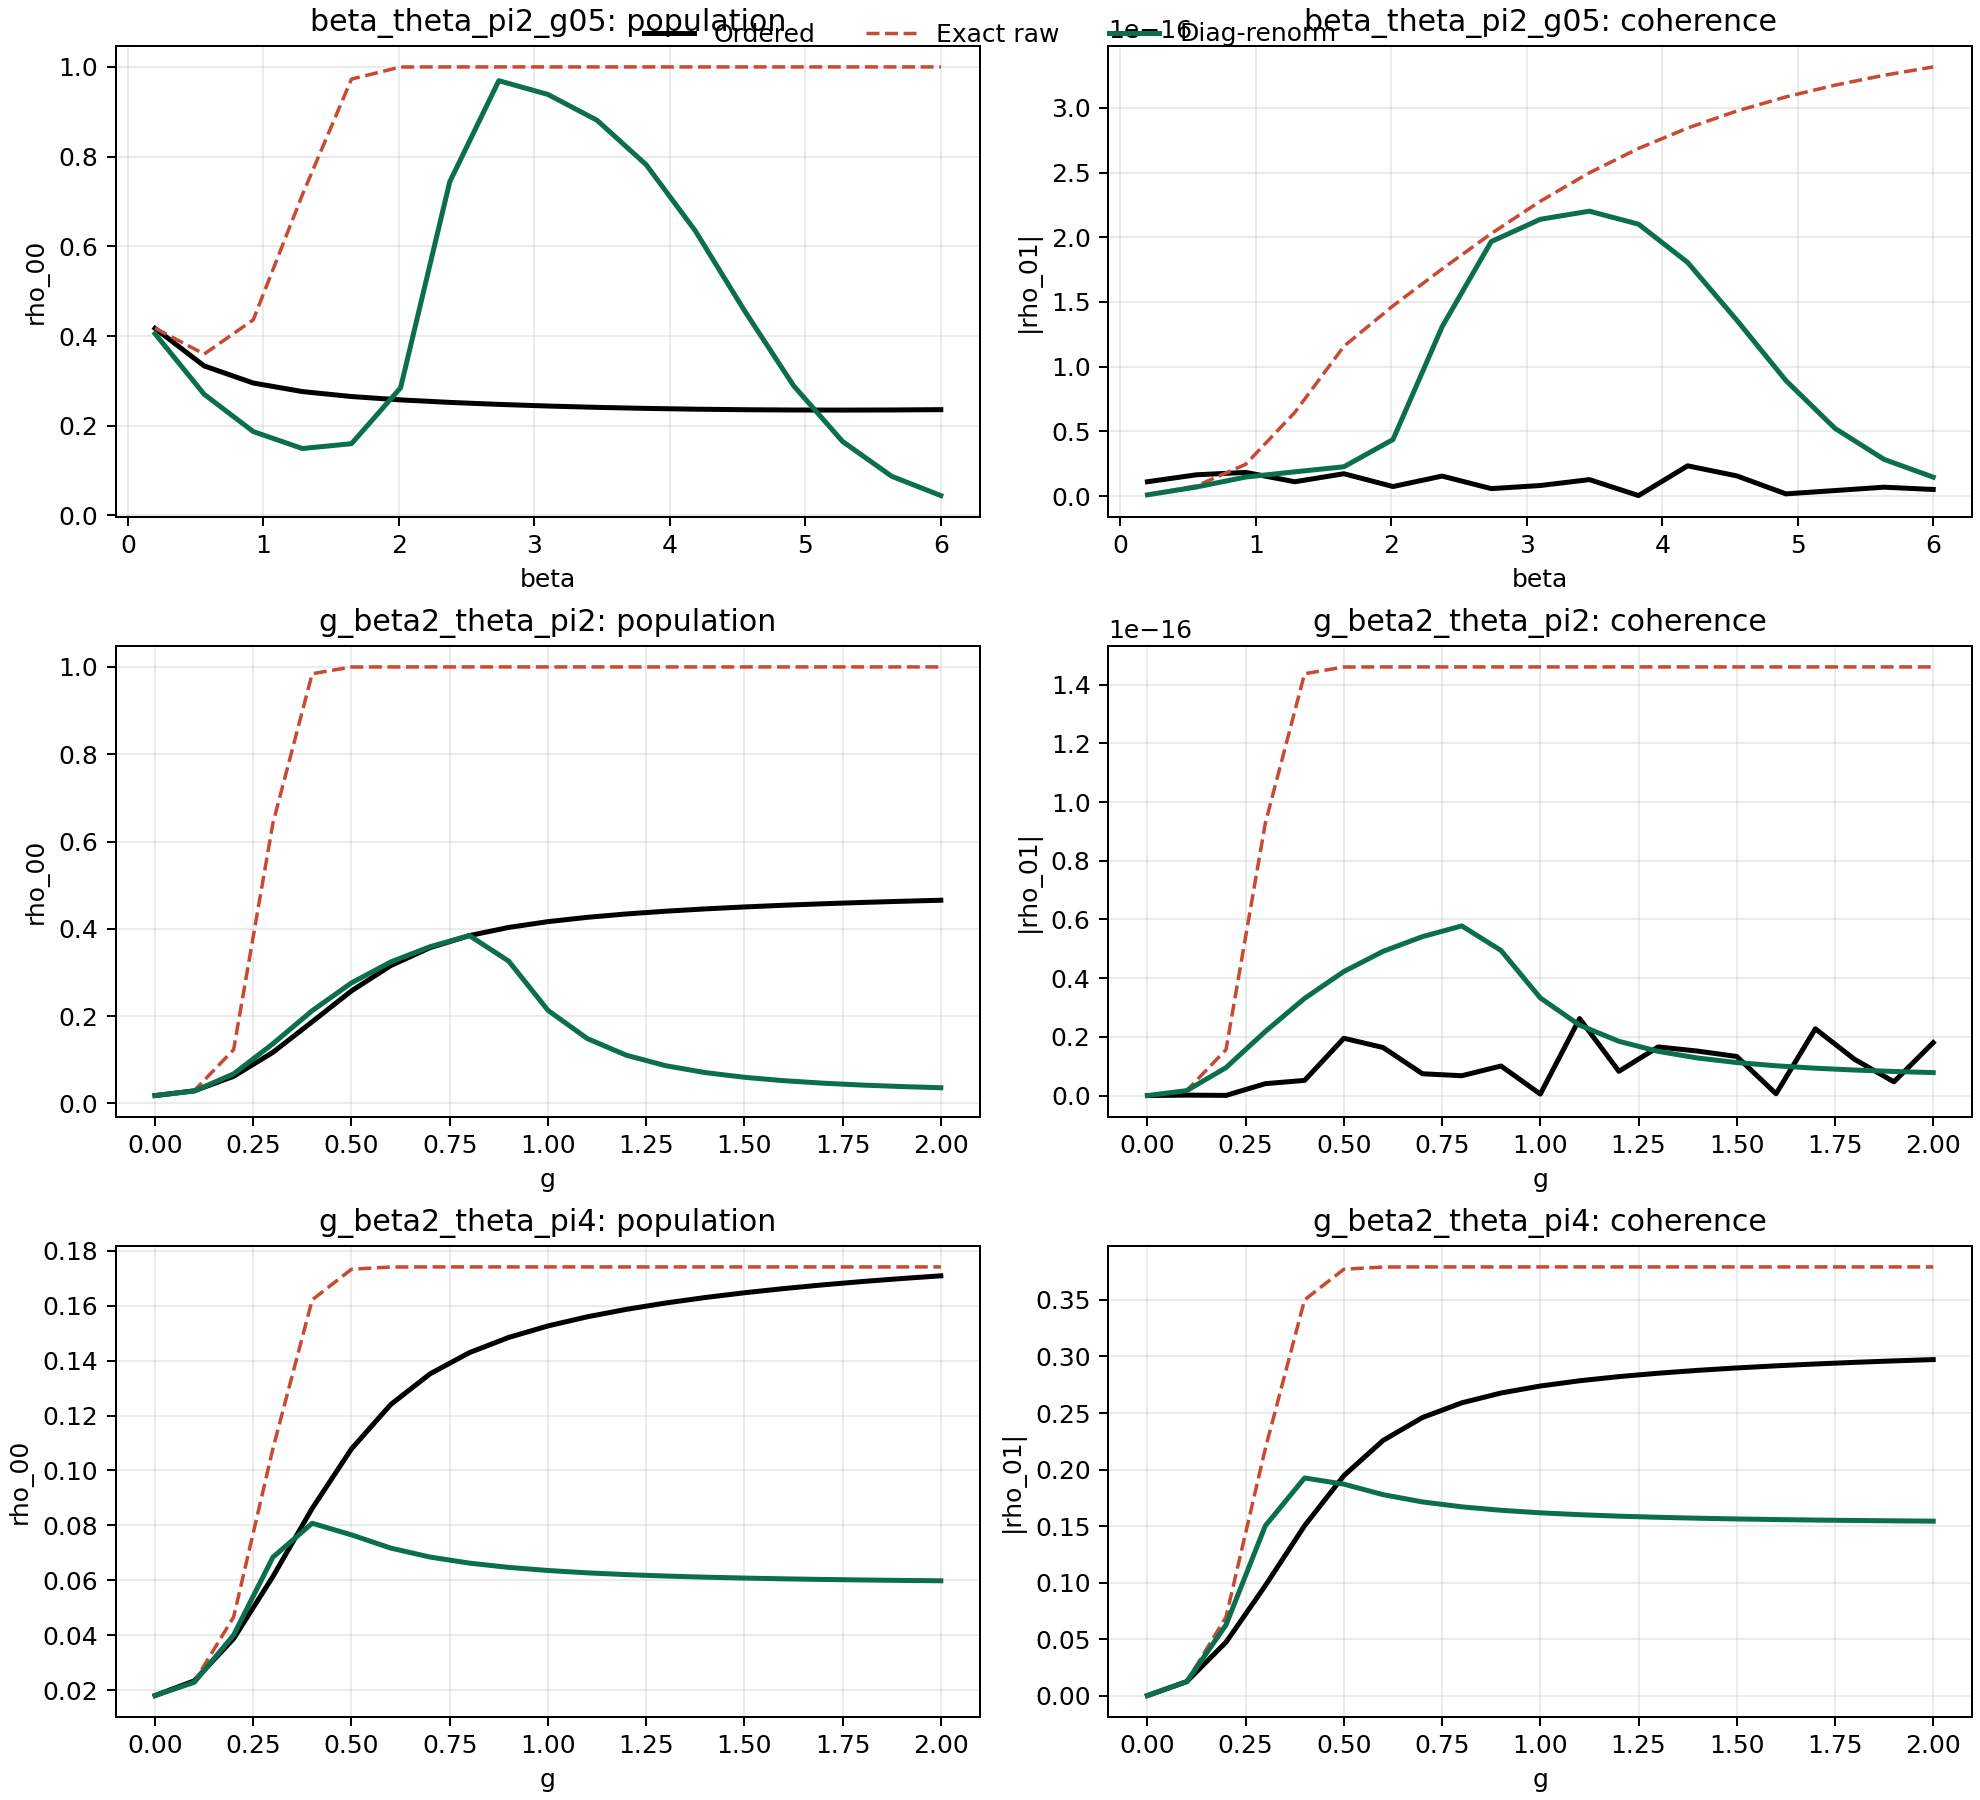

Source code (Python):
"""
Test a diagonal-rapidity renormalization inferred from mismatch trends.

Model:
  d_exact = atanh(u_exact), where u_exact = gamma * Delta_z
  d_eff   = s(g) * d_exact, s(g)=a/(1+b g^2)
  u_eff   = tanh(d_eff)

Then rebuild density components with unchanged transverse q channel.
"""

from __future__ import annotations

from dataclasses import dataclass
from pathlib import Path
from typing import Iterable

import matplotlib.pyplot as plt
import numpy as np
import pandas as pd

from hmf_model_comparison_standalone_codex_v1 import (
    BenchmarkConfig,
    extract_density,
    laplace_k0,
    ordered_gaussian_state,
    resonant_r0,
)


@dataclass
class Sweep:
    name: str
    param: str
    values: np.ndarray
    beta: float | None
    theta: float | None
    g: float | None


def _rmse(x: Iterable[float]) -> float:
    arr = np.asarray(list(x), dtype=float)
    return float(np.sqrt(np.mean(arr * arr))) if len(arr) else 0.0


def _clamp_u(u: float) -> float:
    return float(np.clip(u, np.nextafter(-1.0, 0.0), np.nextafter(1.0, 0.0)))


def _channels(cfg: BenchmarkConfig, g: float) -> tuple[float, float, float]:
    beta = float(cfg.beta)
    w = float(cfg.omega_q)
    c = float(np.cos(cfg.theta))
    s = float(np.sin(cfg.theta))
    g2 = float(g * g)

    k0_0 = laplace_k0(cfg, 0.0, 1201)
    k0_p = laplace_k0(cfg, w, 1201)
    k0_m = laplace_k0(cfg, -w, 1201)
    r_p = resonant_r0(cfg, w, 1201)
    r_m = resonant_r0(cfg, -w, 1201)

    sp = g2 * (c * s / w) * ((1.0 + np.exp(beta * w)) * k0_0 - 2.0 * k0_p)
    sm = g2 * (c * s / w) * ((1.0 + np.exp(-beta * w)) * k0_0 - 2.0 * k0_m)
    dz = g2 * (s * s) * 0.5 * (r_p - r_m)
    return float(sp), float(sm), float(dz)


def _u_q_exact(beta: float, omega_q: float, sp: float, sm: float, dz: float) -> tuple[float, float]:
    q0 = float(np.sqrt(max(sp * sm, 0.0)))
    chi = float(np.hypot(dz, q0))
    if chi <= 1e-15:
        return float(dz), float(q0)
    fac = float(np.tanh(chi) / chi)
    return float(fac * dz), float(fac * q0)


def _p00_coh_from_uq(beta: float, omega_q: float, u: float, q: float) -> tuple[float, float]:
    a = 0.5 * beta * omega_q
    t = float(np.tanh(a))
    den = 1.0 - u * t
    if abs(den) < 1e-15:
        den = 1e-15 if den >= 0.0 else -1e-15
    mz = (u - t) / den
    mx = (q / np.cosh(a)) / den
    p00 = float(np.clip(0.5 * (1.0 + mz), 0.0, 1.0))
    coh = float(0.5 * abs(mx))
    return p00, coh


def _scale_g_theta(g: float, theta: float, a_fit: float, b_fit: float) -> float:
    # Apply suppression mainly in the longitudinally dominated sector.
    s_g = float(a_fit / (1.0 + b_fit * g * g))
    w = float(np.sin(theta) ** 2)
    return float((1.0 - w) + w * s_g)


def main() -> None:
    out_dir = Path(__file__).resolve().parent
    scan_csv = out_dir / "hmf_diagonal_rapidity_renorm_scan_codex_v19.csv"
    summary_csv = out_dir / "hmf_diagonal_rapidity_renorm_summary_codex_v19.csv"
    fig_png = out_dir / "hmf_diagonal_rapidity_renorm_compare_codex_v19.png"
    log_md = out_dir / "hmf_diagonal_rapidity_renorm_log_codex_v19.md"

    # Fitted from v18 g-sweep at beta=2, theta=pi/2.
    a_fit = 1.040503
    b_fit = 13.45

    sweeps = [
        Sweep(
            name="g_beta2_theta_pi2",
            param="g",
            values=np.linspace(0.0, 2.0, 21),
            beta=2.0,
            theta=float(np.pi / 2.0),
            g=None,
        ),
        Sweep(
            name="beta_theta_pi2_g05",
            param="beta",
            values=np.linspace(0.2, 6.0, 17),
            beta=None,
            theta=float(np.pi / 2.0),
            g=0.5,
        ),
        Sweep(
            name="g_beta2_theta_pi4",
            param="g",
            values=np.linspace(0.0, 2.0, 21),
            beta=2.0,
            theta=float(np.pi / 4.0),
            g=None,
        ),
    ]

    rows: list[dict[str, float | str]] = []
    for sw in sweeps:
        for p in sw.values:
            beta = float(p) if sw.param == "beta" else float(sw.beta)
            theta = float(p) if sw.param == "theta" else float(sw.theta)
            g = float(p) if sw.param == "g" else float(sw.g)

            cfg = BenchmarkConfig(
                beta=beta,
                omega_q=2.0,
                theta=theta,
                n_modes=40,
                n_cut=1,
                omega_min=0.1,
                omega_max=10.0,
                q_strength=5.0,
                tau_c=0.5,
            )

            sp, sm, dz = _channels(cfg, g)
            u_ex, q_ex = _u_q_exact(beta, cfg.omega_q, sp, sm, dz)
            u_ex = _clamp_u(u_ex)
            p00_ex, coh_ex = _p00_coh_from_uq(beta, cfg.omega_q, u_ex, q_ex)

            d_ex = float(np.arctanh(u_ex))
            s = _scale_g_theta(g, theta, a_fit, b_fit)
            u_eff = float(np.tanh(s * d_ex))
            p00_eff, coh_eff = _p00_coh_from_uq(beta, cfg.omega_q, u_eff, q_ex)

            p00_ord, _p11_ord, coh_ord = extract_density(ordered_gaussian_state(cfg, g))

            rows.append(
                {
                    "sweep": sw.name,
                    "param_name": sw.param,
                    "param": float(p),
                    "beta": beta,
                    "theta": theta,
                    "g": g,
                    "ordered_p00": p00_ord,
                    "ordered_coh": coh_ord,
                    "exact_raw_p00": p00_ex,
                    "exact_raw_coh": coh_ex,
                    "diag_renorm_p00": p00_eff,
                    "diag_renorm_coh": coh_eff,
                    "raw_minus_ordered_p00": p00_ex - p00_ord,
                    "renorm_minus_ordered_p00": p00_eff - p00_ord,
                    "raw_minus_ordered_coh": coh_ex - coh_ord,
                    "renorm_minus_ordered_coh": coh_eff - coh_ord,
                    "diag_scale_sg": s,
                }
            )

    df = pd.DataFrame.from_records(rows).sort_values(["sweep", "param"]).reset_index(drop=True)

    summary_rows: list[dict[str, float | str]] = []
    for sweep, grp in df.groupby("sweep"):
        summary_rows.append(
            {
                "sweep": str(sweep),
                "rmse_raw_p00": _rmse(grp["raw_minus_ordered_p00"]),
                "rmse_renorm_p00": _rmse(grp["renorm_minus_ordered_p00"]),
                "rmse_raw_coh": _rmse(grp["raw_minus_ordered_coh"]),
                "rmse_renorm_coh": _rmse(grp["renorm_minus_ordered_coh"]),
            }
        )
    summary = pd.DataFrame.from_records(summary_rows).sort_values("sweep").reset_index(drop=True)

    df.to_csv(scan_csv, index=False)
    summary.to_csv(summary_csv, index=False)

    fig, axes = plt.subplots(3, 2, figsize=(11, 10), constrained_layout=True)
    for r, sweep in enumerate(summary["sweep"].tolist()):
        grp = df[df["sweep"] == sweep].sort_values("param")
        x = grp["param"].to_numpy(dtype=float)
        xlabel = grp["param_name"].iloc[0]

        ax = axes[r, 0]
        ax.plot(x, grp["ordered_p00"], color="black", linewidth=2.0, label="Ordered")
        ax.plot(x, grp["exact_raw_p00"], color="#C84B31", linestyle="--", linewidth=1.4, label="Exact raw")
        ax.plot(x, grp["diag_renorm_p00"], color="#0B6E4F", linewidth=2.0, label="Diag-renorm")
        ax.set_title(f"{sweep}: population")
        ax.set_xlabel(xlabel)
        ax.set_ylabel("rho_00")
        ax.grid(alpha=0.25)

        ax = axes[r, 1]
        ax.plot(x, grp["ordered_coh"], color="black", linewidth=2.0, label="Ordered")
        ax.plot(x, grp["exact_raw_coh"], color="#C84B31", linestyle="--", linewidth=1.4, label="Exact raw")
        ax.plot(x, grp["diag_renorm_coh"], color="#0B6E4F", linewidth=2.0, label="Diag-renorm")
        ax.set_title(f"{sweep}: coherence")
        ax.set_xlabel(xlabel)
        ax.set_ylabel("|rho_01|")
        ax.grid(alpha=0.25)

    handles, labels = axes[0, 0].get_legend_handles_labels()
    fig.legend(handles, labels, loc="upper center", ncol=3, frameon=False)
    fig.savefig(fig_png, dpi=180)
    plt.close(fig)

    lines: list[str] = []
    lines.append("# Diagonal Rapidity Renorm Comparison (Codex v19)")
    lines.append("")
    lines.append(f"Using s(g)=a/(1+b g^2) with a={a_fit}, b={b_fit}.")
    lines.append("")
    lines.append("| sweep | rmse_raw_p00 | rmse_renorm_p00 | rmse_raw_coh | rmse_renorm_coh |")
    lines.append("|---|---:|---:|---:|---:|")
    for _, r in summary.iterrows():
        lines.append(
            f"| {r['sweep']} | {r['rmse_raw_p00']:.6f} | {r['rmse_renorm_p00']:.6f} | "
            f"{r['rmse_raw_coh']:.6f} | {r['rmse_renorm_coh']:.6f} |"
        )
    log_md.write_text("\n".join(lines), encoding="utf-8")

    print("Wrote:", scan_csv.name)
    print("Wrote:", summary_csv.name)
    print("Wrote:", fig_png.name)
    print("Wrote:", log_md.name)
    print("")
    print(summary.to_string(index=False))


if __name__ == "__main__":
    main()
